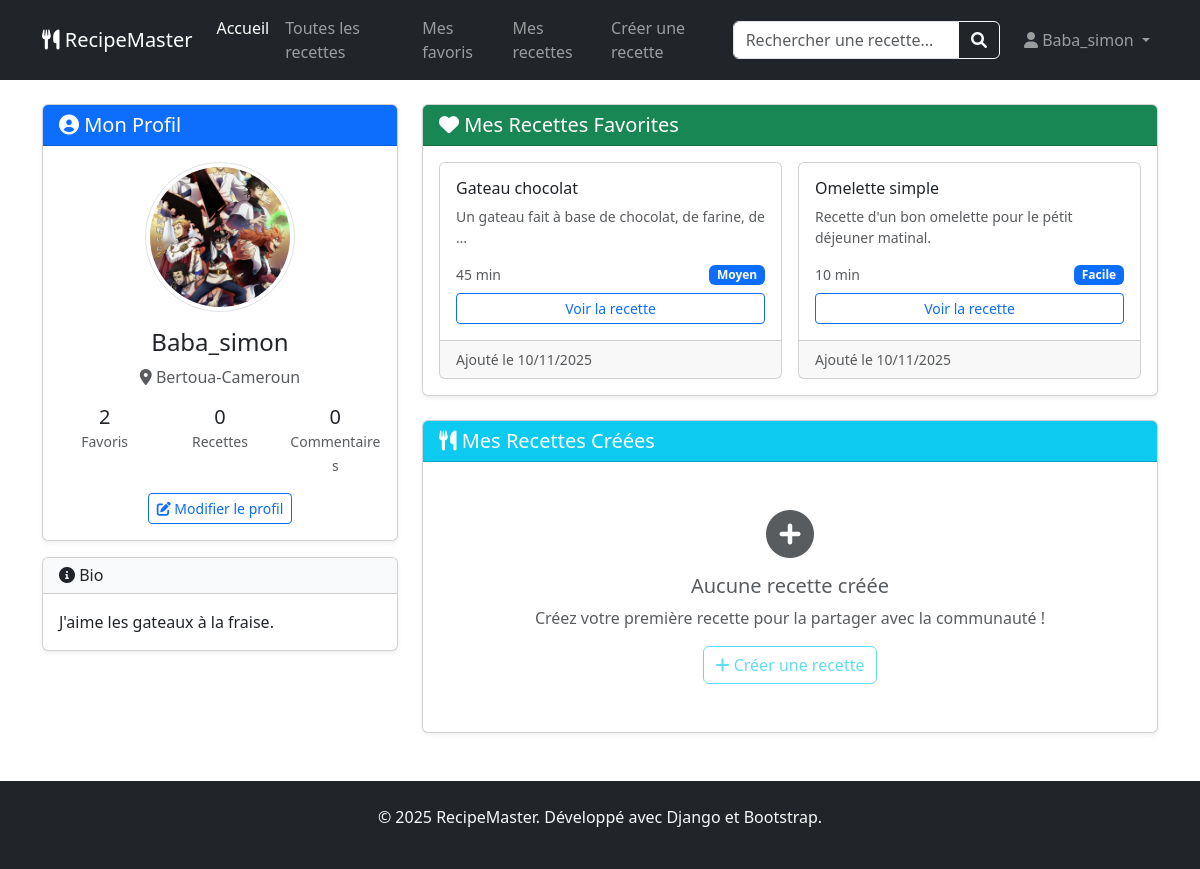
Screenshot of /profil/ (signed in) with the database file from the repository.
### profiles/models.py (models this page shows, shortened)
class UserProfile(models.Model):
    user = models.OneToOneField(
        User,
        on_delete= models.CASCADE,
        related_name='user_profile',
        verbose_name='Utilisateur'
    )
    bio = models.TextField(
        max_length=500,
        verbose_name='Biographie',
        blank=True
        )
    birth_date = models.DateField(
        null=True,
        blank=True,
        verbose_name="Date de naissance"
        )
    localisation = models.CharField(
        max_length=100,
        verbose_name='Localisation',
        blank=True
        )
    avatar = models.ImageField(
        upload_to = 'avatars/', # Dossier de stockage
        verbose_name="Photo de profile",
        null=True,
        blank=True
        )
    date_creation = models.DateTimeField(auto_now_add=True)
    date_modification = models.DateTimeField(auto_now=True)
    class Meta:
        verbose_name = 'Profil utilisateur'
        verbose_name_plural = 'Profils utilisateurs'
        ordering = ['user__username']  # Trie par username

class Favorite(models.Model):
    user_profile = models.ForeignKey(
        UserProfile,
        on_delete=models.CASCADE,
        related_name='favorites',  #user_profile.favorites_relation.all()
        verbose_name='Profil utilisateur'
    )
    recipe = models.ForeignKey(
        Recipe,
        on_delete=models.CASCADE,
        related_name='favorited_by',  # recipe.favorited_by.all()
        verbose_name='Recette'
    )
    date_added = models.DateTimeField(
        auto_now_add=True,
        verbose_name='Date d\'ajout'
    )
    class Meta:
        verbose_name = 'Favori'
        verbose_name_plural = 'Favoris'
        unique_together = ['user_profile', 'recipe']  # Évite les doublons

### recipes/models.py (models this page shows, shortened)
class Recipe(models.Model):
    DIFFICULTE_CHOICES = [
        ('facile', 'Facile'),
        ('moyen', 'Moyen'),
        ('difficile', 'Difficile'),
    ]
    titre = models.CharField(
        max_length=100,
        unique=True,
        verbose_name="Titre de la recette"  # ✅ Correction orthographe
    )
    categorie = models.ForeignKey(
        Category,
        on_delete=models.SET_NULL,  # Si on supprime la catégorie, la recette garde sa catégorie vide
        null=True,
        blank=True,
        related_name='recettes',
        verbose_name='Catégorie'
    )
    description = models.TextField(  # ✅ TextField au lieu de CharField pour texte long
        max_length=1000,
        verbose_name='Description'
    )
    temps_preparation = models.PositiveIntegerField(  # ✅ Temps en minutes
        verbose_name="Temps de préparation (minutes)"
    )
    difficulte = models.CharField(
        max_length=20,
        choices=DIFFICULTE_CHOICES,
        default='moyen',
        verbose_name="Niveau de difficulté"
    )
    auteur = models.ForeignKey(
        User,
        on_delete=models.CASCADE,
        related_name='recettes',
        verbose_name='Auteur',
        null= True,
        blank= True
    )
    date_creation = models.DateTimeField(auto_now_add=True)
    date_modification = models.DateTimeField(auto_now=True)
    class Meta:
        verbose_name = 'Recette'  # ✅ Orthographe
        verbose_name_plural = 'Recettes'
        ordering = ['titre']  # ✅ Ordre par titre

### profiles/views.py (the view)
# urls.py: path('profil/', profile, name='profile'),
@login_required
def profile(request):
    try:
        user_profile = UserProfile.objects.get(user=request.user)
        favorites = Favorite.objects.filter(user_profile=user_profile).select_related('recipe')
    except UserProfile.DoesNotExist:
        user_profile = UserProfile.objects.create(user=request.user)
        favorites = []
    context = {
        'user_profile': user_profile,
        'favorites': favorites,
    }
    return render(request, 'profiles/profile.html', context)

### profiles/templates/profiles/profile.html (shortened to what this page needs)
{% extends 'recipes/base.html' %}
{% block content %}
<div class="container mt-4">
    <div class="row">
        <div class="col-lg-4">
            <div class="card shadow-sm">
                <div class="card-header bg-primary text-white">
                    <h5 class="mb-0"><i class="fas fa-user-circle"></i> Mon Profil</h5>
                </div>
                <div class="card-body text-center">
                    <div class="mb-3">
                        {% if user_profile.avatar %}
                            <img src="{{ user_profile.avatar.url }}"
                                 alt="Avatar de {{ user.username }}"
                                 class="rounded-circle img-thumbnail"
                                 style="width: 150px; height: 150px; object-fit: cover;">
                        {% else %}
                            <div class="rounded-circle bg-secondary d-inline-flex align-items-center justify-content-center"
                                 style="width: 150px; height: 150px;">
                                <i class="fas fa-user fa-3x text-light"></i>
                            </div>
                        {% endif %}
                    </div>
                    <h4>{{ user.username }}</h4>
                    {% if user_profile.localisation %}
                        <p class="text-muted">
                            <i class="fas fa-map-marker-alt"></i> {{ user_profile.localisation }}
                        </p>
                    {% endif %}
                    <div class="row text-center mt-3">
                        <div class="col-4">
                            <h5 class="mb-0">{{ favorites.count }}</h5>
                            <small class="text-muted">Favoris</small>
                        </div>
                        <div class="col-4">
                            <h5 class="mb-0">0</h5>
                            <small class="text-muted">Recettes</small>
                        </div>
                        <div class="col-4">
                            <h5 class="mb-0">0</h5>
                            <small class="text-muted">Commentaires</small>
                        </div>
                    </div>
                    <a href="{% url 'edit_profile' %}" class="btn btn-outline-primary btn-sm mt-3">
                        <i class="fas fa-edit"></i> Modifier le profil
                    </a>
                </div>
            </div>
            {% if user_profile.bio %}
            <div class="card shadow-sm mt-3">
                <div class="card-header bg-light">
                    <h6 class="mb-0"><i class="fas fa-info-circle"></i> Bio</h6>
                </div>
                <div class="card-body">
                    <p class="card-text">{{ user_profile.bio }}</p>
                </div>
            </div>
            {% endif %}
        </div>
        <div class="col-lg-8">
            <div class="card shadow-sm">
                <div class="card-header bg-success text-white">
                    <h5 class="mb-0"><i class="fas fa-heart"></i> Mes Recettes Favorites</h5>
                </div>
                <div class="card-body">
                    {% if favorites %}
                    <div class="row g-3">
                        {% for favorite in favorites %}
                        <div class="col-md-6">
                            <div class="card h-100">
                                <div class="card-body">
                                    <h6 class="card-title">{{ favorite.recipe.titre }}</h6>
                                    <p class="card-text text-muted small">
                                        {{ favorite.recipe.description|truncatewords:10 }}
                                    </p>
                                    <div class="d-flex justify-content-between align-items-center">
                                        <small class="text-muted">{{ favorite.recipe.temps_preparation }} min</small>
                                        <span class="badge bg-primary">{{ favorite.recipe.difficulte|title }}</span>
                                    </div>
                                    <a href="{% url 'recipe_detail' favorite.recipe.id %}"
                                       class="btn btn-outline-primary btn-sm w-100 mt-2">
                                        Voir la recette
                                    </a>
                                </div>
                                <div class="card-footer text-muted small">
                                    Ajouté le {{ favorite.date_added|date:"d/m/Y" }}
                                </div>
                            </div>
                        </div>
                        {% endfor %}
                    </div>
                    {% endif %}
                </div>
            </div>
            <div class="card shadow-sm mt-4">
                <div class="card-header bg-info text-white">
                    <h5 class="mb-0"><i class="fas fa-utensils"></i> Mes Recettes Créées</h5>
                </div>
                <div class="card-body text-center py-5">
                    <i class="fas fa-plus-circle fa-3x text-muted mb-3"></i>
                    <h5 class="text-muted">Aucune recette créée</h5>
                    <p class="text-muted">Créez votre première recette pour la partager avec la communauté !</p>
                    <button class="btn btn-outline-info" disabled>
                        <i class="fas fa-plus"></i> Créer une recette
                    </button>
                </div>
            </div>
        </div>
    </div>
</div>
{% endblock %}

### recipes/templates/recipes/base.html (shortened to what this page needs)
<!DOCTYPE html>
<html lang="fr">
<head>
    <link href="https://cdn.jsdelivr.net/npm/bootstrap@5.3.0/dist/css/bootstrap.min.css" rel="stylesheet">
    <link rel="stylesheet" href="https://cdnjs.cloudflare.com/ajax/libs/font-awesome/6.0.0/css/all.min.css">
</head>
<body>
    <nav class="navbar navbar-expand-lg navbar-dark bg-dark">
    <div class="container">
        <a class="navbar-brand" href="{% url 'home' %}">
            <i class="fas fa-utensils"></i> RecipeMaster
        </a>
        <div class="collapse navbar-collapse" id="navbarContent">
            <ul class="navbar-nav me-auto">
                <li class="nav-item">
                    <a class="nav-link active" href="{% url 'home' %}"> Accueil</a>
                </li>
                <li class="nav-item">
                    <a class="nav-link" href="{% url 'recipe_list' %}"> Toutes les recettes </a>
                </li>
                <li>
                    <a class="nav-link" href="{% url 'favorite_list' %}"> Mes favoris </a>
                </li>
                <li>
                    <a class="nav-link" href="{% url 'my_recipes' %}"> Mes recettes </a>
                </li>
                <li>
                    <a class="nav-link" href="{% url 'create_recipe' %}"> Créer une recette </a>
                </li>
            </ul>
            <form class="d-flex me-3 my-2 my-lg-0" action="{% url 'recipe_search' %}" method="GET">
                <div class="input-group">
                    <input type="text"
                           name="q"
                           class="form-control"
                           placeholder="Rechercher une recette..."
                           aria-label="Rechercher"
                           value="{{ request.GET.q }}">
                    <button class="btn btn-outline-light" type="submit">
                        <i class="fas fa-search"></i>
                    </button>
                </div>
            </form>
            <div class="navbar-nav">
                {% if user.is_authenticated %}
                <div class="nav-item dropdown">
                    <a class="nav-link dropdown-toggle" href="#" role="button" data-bs-toggle="dropdown">
                        <i class="fas fa-user"></i> {{ user.username }}
                    </a>
                </div>
                {% else %}
                <a class="nav-link" href="{% url 'login' %}"><i class="fas fa-user"></i> Connexion</a>
                <a class="nav-link" href="{% url 'register' %}"><i class="fas fa-user-plus"></i> Inscription</a>
                {% endif %}
            </div>
        </div>
    </div>
    </nav>
    <main>
        {% block content %}
        {% endblock %}
    </main>
    <footer class="bg-dark text-light py-4 mt-5">
        <div class="container text-center">
            <p>&copy; 2025 RecipeMaster. Développé avec Django et Bootstrap.</p>
        </div>
    </footer>
</body>
</html>

### rows the page displays
UserProfile: avatar (picture), localisation "Bertoua-Cameroun", bio "J'aime les gateaux à la fraise."
Favorite: recipe.titre "Gateau chocolat", recipe.description "Un gateau fait à base de chocolat, de farine, de …", recipe.temps_preparation "45", recipe.difficulte "Moyen", date_added "10/11/2025"
Favorite: recipe.titre "Omelette simple", recipe.description "Recette d'un bon omelette pour le pétit déjeuner matinal.", recipe.temps_preparation "10", recipe.difficulte "Facile", date_added "10/11/2025"

### other values shown
{{ user.username }} "Baba_simon"
{{ favorites.count }} "2"
